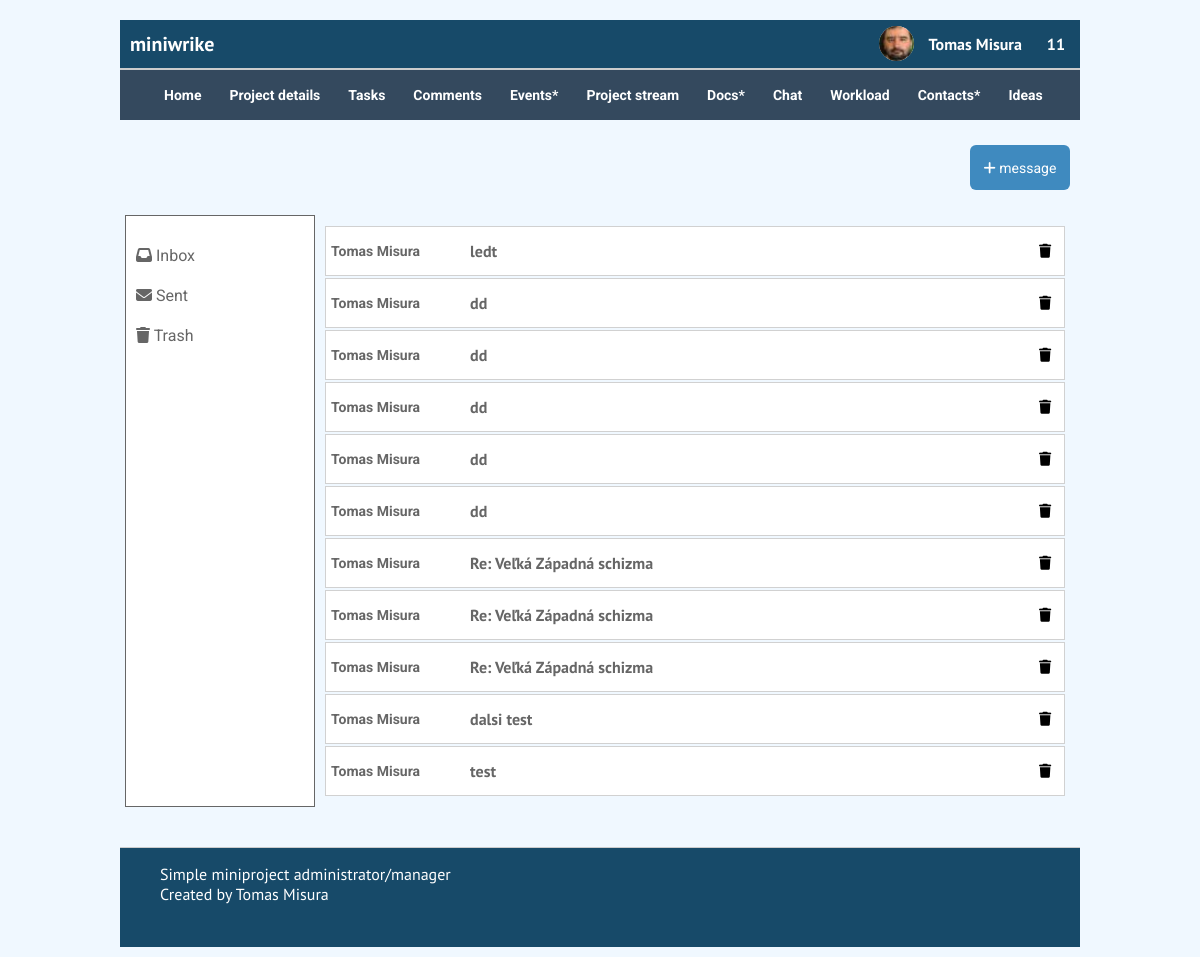
Page /project_inbox.php (signed in) on the committed database.
### tables this page shows
CREATE TABLE IF NOT EXISTS `project_users` (
  `user_id` int NOT NULL AUTO_INCREMENT,
  `full_name` varchar(100) DEFAULT NULL,
  `first_name` varchar(100) DEFAULT NULL,
  `last_name` varchar(100) DEFAULT NULL,
  `login` varchar(100) DEFAULT NULL,
  `password` varchar(50) DEFAULT NULL,
  `email` varchar(100) DEFAULT NULL,
  `phone` varchar(50) DEFAULT NULL,
  `type_of_user` varchar(50) DEFAULT NULL COMMENT 'externy alebo interny user',
  `pref_technology` int DEFAULT NULL,
  `pref_tole` int DEFAULT NULL,
  `profile_photo` varchar(200) DEFAULT 'img/non-avatar.jpg' COMMENT 'profilova fotka',
  `profile_photo_32` varchar(200) DEFAULT 'img/non_avatar_32.jpg',
  `created_date` datetime NOT NULL,
  PRIMARY KEY (`user_id`),
  KEY `technology` (`pref_technology`) USING BTREE,
  CONSTRAINT `project_users_ibfk_1` FOREIGN KEY (`pref_technology`) REFERENCES `project_technologies` (`tech_id`),
  CONSTRAINT `project_users_ibfk_2` FOREIGN KEY (`pref_technology`) REFERENCES `project_technologies` (`tech_id`)
);

CREATE TABLE IF NOT EXISTS `project_mailbox_inbox` (
  `mess_id` int NOT NULL AUTO_INCREMENT,
  `project_id` int NOT NULL,
  `sender_id` int NOT NULL,
  `receiver_id` int NOT NULL,
  `subject` varchar(100) DEFAULT NULL,
  `message` text NOT NULL,
  `sent_date` datetime NOT NULL,
  `read_date` datetime DEFAULT NULL COMMENT 'mail precitany',
  `is_deleted` int NOT NULL DEFAULT '0' COMMENT 'je zmazany?',
  PRIMARY KEY (`mess_id`),
  KEY `FK_project_mailbox_inbox_project_users` (`sender_id`),
  KEY `FK_project_mailbox_inbox_project_users_2` (`receiver_id`),
  CONSTRAINT `FK_project_mailbox_inbox_project_users` FOREIGN KEY (`sender_id`) REFERENCES `project_users` (`user_id`),
  CONSTRAINT `FK_project_mailbox_inbox_project_users_2` FOREIGN KEY (`receiver_id`) REFERENCES `project_users` (`user_id`)
);

### include/functions.php (called while the page is built, shortened)
<?php include "dbconnect.php";
function GetUserNameById($user_id) {
	global $db;
	$sql = "SELECT full_name FROM project_users WHERE user_id = $user_id";
	$result = mysqli_query($db, $sql) or die("MySQLi ERROR: " . mysqli_error($db));
	$full_name = "";
	while ($row = mysqli_fetch_array($result)) {
	    $full_name = $row['full_name'];
	}
	return $full_name;
}
function NrofMessages($user_id) {
	global $db;
	$sql = "SELECT COUNT(*) nr_of_msgs from project_mailbox_inbox WHERE receiver_id=$user_id";
	$result = mysqli_query($db, $sql) or die("MySQLi ERROR: " . mysqli_error($db));
	while ($row = mysqli_fetch_array($result)) {
		$nr_of_msgs = $row['nr_of_msgs'];
	}
	return $nr_of_msgs;
}

### project_inbox.php (the view, shortened to what this page needs)
<?php include "include/dbconnect.php";?>
<?php include "include/functions.php";?>
<!DOCTYPE html>
<html xmlns="http://www.w3.org/1999/xhtml" xml:lang="sk" lang="sk">
	<head>
		<link href="css/style.css"?<?php echo time(); ?> rel="stylesheet" type="text/css" />
		<link href="https://cdnjs.cloudflare.com/ajax/libs/font-awesome/6.2.1/css/all.min.css" rel="stylesheet" type="text/css" />
	</head>
<body>
	<div id="main">
				<?php include "include/header.php";?>
				<?php include "include/menu.php";?>
            <div id="middle">
            <div class='inbox_wrap'>
            <div class='inbox_new_message'><button type="submit" name='new_mail' class="blue-badge"><i class="fa fa-plus"></i> message</button></div>
             <div class="new_message_wrap">
            	<div class='inbox_menu'>
            		<ul>
            			<li><a href="project_inbox.php?user_id=<?php echo $user_id ?>&project_id=<?php echo $project_id ?>&folder=inbox"><i class="fa fa-inbox"></i> Inbox</a></li>
            			<li><a href="project_inbox.php?user_id=<?php echo $user_id ?>&project_id=<?php echo $project_id ?>&folder=sent"><i class="fa fa-envelope"></i> Sent</a></li>
            			<li><a href="project_inbox.php?user_id=<?php echo $user_id ?>&project_id=<?php echo $project_id ?>&folder=trash"><i class="fa fa-trash"></i> Trash</a></li>
            		</ul>
            	</div>
            		<div class='mail_box'>
            			<?php
						if (!isset($_GET['folder'])) {
							$folder = 'inbox';}
						else {
							$folder = $_GET['folder'];
						}
						if ($folder == 'inbox') {
							$sql = "SELECT * from project_mailbox_inbox WHERE receiver_id=" . $_SESSION['user_id'] . " ORDER BY sent_date DESC";
							$result = mysqli_query($db, $sql) or die("MySQL ERROR: " . mysqli_error());
							while ($row = mysqli_fetch_array($result)) {
								$sender_name = GetUserNameById($row['sender_id']);
								$id = $row['mess_id'];
								$subject = substr($row['subject'], 0, 30);
								$read_date = $row['read_date'];
								echo "<div class='message' msg-id=$id>";
								if ($read_date != '0000-00-00 00:00:00') {
									echo "<div class='message_receiver'>$sender_name</div><div class='message_subject'>$subject</div";
								} else {echo "<div class='message_receiver'><b>$sender_name</b></div><div class='message_subject'><b>$subject</b></div>";}
								echo "<div class='message_trash'><i class='fa fa-trash'></i></div>";
								echo "</div>";
							}
						}
						?>
              </div>
            </div>
            </div>
			<div id="footer">
				<ul id="footer-left">
					<li>Simple miniproject administrator/manager</li>
					<li>Created by Tomas Misura</li>
				</ul>
			</div>
		</div>
</body>
<html>

### include/header.php (shortened to what this page needs)
<div id="header">
	<div class="header_title">miniwrike</div>
	<div class="logged_user">
				<div class="user_picture">
    			<?php
              $image = "img/users_pics/" . $_SESSION['user_id'] . "/user_" . $_SESSION['user_id'] . "_32x32.jpg";
              echo "<img src='" . $image . "' alt='" . $_SESSION['user_id'] . "' class='circle'>";
              ?>
    			</div>
    			<a href="project_user_profile.php?user_id=<?php echo $_SESSION['user_id'] ?>"><?php echo GetUserNameByid($_SESSION['user_id']) ?></a></li>
    			<?php
              $msg_count = NrofMessages($_SESSION['user_id']);
              echo "<a href='project_inbox.php?user_id=1' class='small-blue-badge'>$msg_count</a>";
              ?>
		</div>
</div>

### css/style.css (style rules this page uses)
* { box-sizing: border-box; }
body { background: aliceblue; outline: 0; font-family: 'Roboto', sans-serif; font-size: 14px; margin: 0; }
#main { background: aliceblue; width: 80%; display: flex; flex-direction: column; margin-left: auto; margin-right: auto; margin-top: 20px; border: 0px solid #D5D5D5; }
#header { display: flex; align-items: center; justify-content: flex-end; width: 100%; border-bottom: 2px #ccc solid; height: 50px; font-family: 'PT Sans', sans-serif; font-size: 20px; font-weight: bold; background: #174a69; color: #fff; }
.user_picture { width: 50px; height: 50px; text-align: center; float: left; }
.header_title { display: flex; align-items: center; justify-content: flex-start; width: 100%; box-sizing: border-box; text-indent: 10px; height: 100%; }
.logged_user { width: 50%; height: 100%; display: flex; justify-content: flex-end; background: #174a69; font-size: 16px; align-items: center; gap:5px; }
.logged_user a { color: #fff; text-decoration: none; padding: 5px 10px; }
.circle { float: left; border-radius: 50%; width: 35px; height: 35px; background: #fff; margin-left: 15px; margin-top: 7px; background-position: center; }
.inbox_wrap { display: flex; flex-direction: column; min-height: 80vh; width: 100%; border: 0px #666 solid; padding: 0px; margin-top: 10px; padding-top: 5px; padding-bottom: 5px; }
.new_message_wrap { display: flex; box-sizing: border-box; padding:5px; }
.inbox_menu { display: flex; box-sizing: border-box; padding:5px; width: 20%; border: 1px #666 solid; background: #fff }
.inbox_menu ul { padding: 0; margin-left: 5px; list-style: none; width: 100%; }
.inbox_menu ul li { display: flex; align-items: center; height: 40px; width: 100%; font-size: 16px }
.inbox_menu li a { color:#666; }
.inbox_new_message { display: flex; box-sizing: border-box; width: 100%; height: 45px; align-items: center; justify-content: flex-end; margin-top: 10px; margin-bottom: 20px; }
.inbox_new_message button { margin-right: 10px; height:100%; width: 100px; border-radius: 6px; }
.mail_box { display: flex; flex-direction: column; width: 80%; box-sizing: border-box; padding:10px; }
.message { display: flex; align-items: center; height: 50px; background: #fff; width: 100%; cursor: pointer; margin: 1px 0; border: 1px #d1d1d1 solid; }
.message_receiver { display: flex; align-items: center; width: 20%; height: 50px; margin-left: 5px; color:#666; }
.message_subject { display: flex; align-items: center; width: 80%; height: 50px; color:#666; font-family: 'PT Sans',sans-serif; font-size: 16px; }
.message_trash { height: 50px; line-height: 50px; width: 40px; float: right; text-align: center; }
button, .button { padding: 10px; border: 1px solid #495267; font-size: 14px; font-family: 'Roboto', Helvetica, sans-serif; background-color: #606c88; color: #fff; text-align: center; border-radius:6px; }
#middle { border-bottom: 0px #ccc solid; margin-top: 0px; font-family: 'Roboto', Helvetica, sans-serif; font-size: 14px; display: flex; flex-direction: column; }
#middle a { text-decoration: none; }
#footer { margin-bottom: 10px; width: 100%; border-top: 1px #ccc solid; height: 100px; background: #174a69; font-family: 'PT Sans', sans-serif; color: #fff; font-size: 16px; margin-top: 30px; }
#footer-left { list-style-type: none; }
.blue-badge { text-align: center; color: #fff !important; padding: 6px; border-radius: 2px; background: #3f8abf; border: 0px #C22516 solid; }

### rows in the picture
project_users: full_name "Tomas Misura"
project_mailbox_inbox: sender.full_name "Tomas Misura", subject "ledt"
project_mailbox_inbox: sender.full_name "Tomas Misura", subject "dd"
project_mailbox_inbox: sender.full_name "Tomas Misura", subject "dd"
project_mailbox_inbox: sender.full_name "Tomas Misura", subject "dd"
project_mailbox_inbox: sender.full_name "Tomas Misura", subject "dd"
project_mailbox_inbox: sender.full_name "Tomas Misura", subject "dd"
project_mailbox_inbox: sender.full_name "Tomas Misura", subject "Re: Veľká Západná schizma"
project_mailbox_inbox: sender.full_name "Tomas Misura", subject "Re: Veľká Západná schizma"
project_mailbox_inbox: sender.full_name "Tomas Misura", subject "Re: Veľká Západná schizma"
project_mailbox_inbox: sender.full_name "Tomas Misura", subject "dalsi test"
project_mailbox_inbox: sender.full_name "Tomas Misura", subject "test"

### other values in the picture
$msg_count "11"
